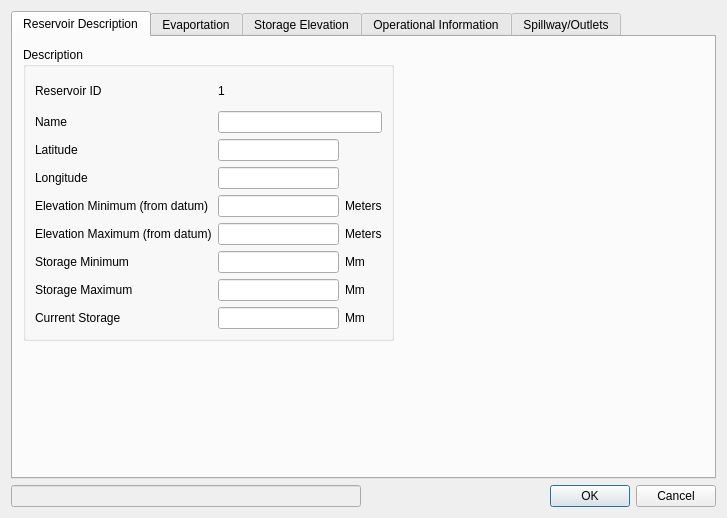
<?xml version="1.0" encoding="UTF-8"?>
<ui version="4.0">
 <class>reservoirDialog</class>
 <widget class="QDialog" name="reservoirDialog">
  <property name="geometry">
   <rect>
    <x>0</x>
    <y>0</y>
    <width>727</width>
    <height>518</height>
   </rect>
  </property>
  <property name="windowTitle">
   <string>Reservoir</string>
  </property>
  <layout class="QGridLayout" name="gridLayout">
   <item row="1" column="0">
    <widget class="QLineEdit" name="ident_reservoir">
     <property name="enabled">
      <bool>false</bool>
     </property>
    </widget>
   </item>
   <item row="1" column="1">
    <widget class="QDialogButtonBox" name="buttonBox">
     <property name="orientation">
      <enum>Qt::Horizontal</enum>
     </property>
     <property name="standardButtons">
      <set>QDialogButtonBox::Cancel|QDialogButtonBox::Ok</set>
     </property>
    </widget>
   </item>
   <item row="0" column="0" colspan="2">
    <widget class="QTabWidget" name="res_tab_widget">
     <property name="currentIndex">
      <number>0</number>
     </property>
     <widget class="QWidget" name="reservoir_desc_tab">
      <attribute name="title">
       <string>Reservoir Description</string>
      </attribute>
      <widget class="QGroupBox" name="description_box">
       <property name="geometry">
        <rect>
         <x>10</x>
         <y>10</y>
         <width>371</width>
         <height>294</height>
        </rect>
       </property>
       <property name="font">
        <font>
         <weight>50</weight>
         <bold>false</bold>
        </font>
       </property>
       <property name="title">
        <string>Description</string>
       </property>
       <layout class="QGridLayout" name="gridLayout_2">
        <item row="0" column="0">
         <widget class="QLabel" name="ID_label">
          <property name="font">
           <font>
            <weight>50</weight>
            <bold>false</bold>
           </font>
          </property>
          <property name="text">
           <string>Reservoir ID</string>
          </property>
         </widget>
        </item>
        <item row="1" column="0">
         <widget class="QLabel" name="name_label">
          <property name="font">
           <font>
            <weight>50</weight>
            <bold>false</bold>
           </font>
          </property>
          <property name="text">
           <string>Name</string>
          </property>
          <property name="buddy">
           <cstring>name_edit</cstring>
          </property>
         </widget>
        </item>
        <item row="2" column="0">
         <widget class="QLabel" name="latitude_label">
          <property name="font">
           <font>
            <weight>50</weight>
            <bold>false</bold>
           </font>
          </property>
          <property name="text">
           <string>Latitude</string>
          </property>
          <property name="buddy">
           <cstring>latitude_edit</cstring>
          </property>
         </widget>
        </item>
        <item row="2" column="1">
         <widget class="QLineEdit" name="latitude_edit"/>
        </item>
        <item row="3" column="0">
         <widget class="QLabel" name="longitude_label">
          <property name="font">
           <font>
            <weight>50</weight>
            <bold>false</bold>
           </font>
          </property>
          <property name="text">
           <string>Longitude</string>
          </property>
          <property name="buddy">
           <cstring>longitude_edit</cstring>
          </property>
         </widget>
        </item>
        <item row="3" column="1">
         <widget class="QLineEdit" name="longitude_edit"/>
        </item>
        <item row="4" column="0">
         <widget class="QLabel" name="min_elev_label">
          <property name="font">
           <font>
            <weight>50</weight>
            <bold>false</bold>
           </font>
          </property>
          <property name="text">
           <string>Elevation Minimum (from datum) </string>
          </property>
          <property name="buddy">
           <cstring>min_elev_edit</cstring>
          </property>
         </widget>
        </item>
        <item row="4" column="1">
         <widget class="QLineEdit" name="min_elev_edit"/>
        </item>
        <item row="4" column="2">
         <widget class="QLabel" name="min_elev_unit">
          <property name="font">
           <font>
            <weight>50</weight>
            <bold>false</bold>
           </font>
          </property>
          <property name="text">
           <string>Meters</string>
          </property>
         </widget>
        </item>
        <item row="5" column="0">
         <widget class="QLabel" name="max_elev_label">
          <property name="font">
           <font>
            <weight>50</weight>
            <bold>false</bold>
           </font>
          </property>
          <property name="text">
           <string>Elevation Maximum (from datum)</string>
          </property>
          <property name="buddy">
           <cstring>max_elev_edit</cstring>
          </property>
         </widget>
        </item>
        <item row="5" column="1">
         <widget class="QLineEdit" name="max_elev_edit"/>
        </item>
        <item row="5" column="2">
         <widget class="QLabel" name="max_elev_unit">
          <property name="font">
           <font>
            <weight>50</weight>
            <bold>false</bold>
           </font>
          </property>
          <property name="text">
           <string>Meters</string>
          </property>
         </widget>
        </item>
        <item row="6" column="0">
         <widget class="QLabel" name="min_stor_label">
          <property name="font">
           <font>
            <weight>50</weight>
            <bold>false</bold>
           </font>
          </property>
          <property name="text">
           <string>Storage Minimum</string>
          </property>
          <property name="buddy">
           <cstring>min_stor_edit</cstring>
          </property>
         </widget>
        </item>
        <item row="6" column="1">
         <widget class="QLineEdit" name="min_stor_edit"/>
        </item>
        <item row="6" column="2">
         <widget class="QLabel" name="min_stor_unit">
          <property name="font">
           <font>
            <weight>50</weight>
            <bold>false</bold>
           </font>
          </property>
          <property name="text">
           <string>Mm</string>
          </property>
         </widget>
        </item>
        <item row="7" column="0">
         <widget class="QLabel" name="max_stor_label">
          <property name="font">
           <font>
            <weight>50</weight>
            <bold>false</bold>
           </font>
          </property>
          <property name="text">
           <string>Storage Maximum</string>
          </property>
          <property name="buddy">
           <cstring>max_stor_label_2</cstring>
          </property>
         </widget>
        </item>
        <item row="7" column="1">
         <widget class="QLineEdit" name="max_stor_label_2"/>
        </item>
        <item row="7" column="2">
         <widget class="QLabel" name="max_stor_unit">
          <property name="font">
           <font>
            <weight>50</weight>
            <bold>false</bold>
           </font>
          </property>
          <property name="text">
           <string>Mm</string>
          </property>
         </widget>
        </item>
        <item row="8" column="0">
         <widget class="QLabel" name="current_stor_label">
          <property name="font">
           <font>
            <weight>50</weight>
            <bold>false</bold>
           </font>
          </property>
          <property name="text">
           <string>Current Storage</string>
          </property>
          <property name="buddy">
           <cstring>current_stor_edit</cstring>
          </property>
         </widget>
        </item>
        <item row="8" column="1">
         <widget class="QLineEdit" name="current_stor_edit"/>
        </item>
        <item row="8" column="2">
         <widget class="QLabel" name="current_stor_unit">
          <property name="font">
           <font>
            <weight>50</weight>
            <bold>false</bold>
           </font>
          </property>
          <property name="text">
           <string>Mm</string>
          </property>
         </widget>
        </item>
        <item row="1" column="1" colspan="2">
         <widget class="QLineEdit" name="name_edit"/>
        </item>
        <item row="0" column="1">
         <widget class="QLabel" name="reservoir_id_display">
          <property name="text">
           <string>1</string>
          </property>
         </widget>
        </item>
       </layout>
      </widget>
     </widget>
     <widget class="QWidget" name="evaporation_tab">
      <attribute name="title">
       <string>Evaportation</string>
      </attribute>
      <layout class="QGridLayout" name="gridLayout_3">
       <item row="2" column="0">
        <spacer name="verticalSpacer_2">
         <property name="orientation">
          <enum>Qt::Vertical</enum>
         </property>
         <property name="sizeType">
          <enum>QSizePolicy::Expanding</enum>
         </property>
         <property name="sizeHint" stdset="0">
          <size>
           <width>20</width>
           <height>40</height>
          </size>
         </property>
        </spacer>
       </item>
       <item row="1" column="0" colspan="2">
        <widget class="QGroupBox" name="evap_box">
         <property name="font">
          <font>
           <weight>50</weight>
           <bold>false</bold>
          </font>
         </property>
         <property name="title">
          <string>Evaportation (Meters)</string>
         </property>
         <layout class="QGridLayout" name="gridLayout_4">
          <item row="0" column="0">
           <widget class="QTableWidget" name="evap_table">
            <property name="sizePolicy">
             <sizepolicy hsizetype="Expanding" vsizetype="Fixed">
              <horstretch>0</horstretch>
              <verstretch>0</verstretch>
             </sizepolicy>
            </property>
            <property name="rowCount">
             <number>1</number>
            </property>
            <property name="columnCount">
             <number>12</number>
            </property>
            <row/>
            <column>
             <property name="text">
              <string>1</string>
             </property>
            </column>
            <column>
             <property name="text">
              <string>2</string>
             </property>
            </column>
            <column>
             <property name="text">
              <string>3</string>
             </property>
            </column>
            <column>
             <property name="text">
              <string>4</string>
             </property>
            </column>
            <column>
             <property name="text">
              <string>5</string>
             </property>
            </column>
            <column>
             <property name="text">
              <string>6</string>
             </property>
            </column>
            <column>
             <property name="text">
              <string>7</string>
             </property>
            </column>
            <column>
             <property name="text">
              <string>8</string>
             </property>
            </column>
            <column>
             <property name="text">
              <string>9</string>
             </property>
            </column>
            <column>
             <property name="text">
              <string>10</string>
             </property>
            </column>
            <column>
             <property name="text">
              <string>11</string>
             </property>
            </column>
            <column>
             <property name="text">
              <string>12</string>
             </property>
            </column>
           </widget>
          </item>
         </layout>
        </widget>
       </item>
       <item row="0" column="1">
        <widget class="QGroupBox" name="evap_file_box">
         <property name="sizePolicy">
          <sizepolicy hsizetype="Minimum" vsizetype="Preferred">
           <horstretch>0</horstretch>
           <verstretch>0</verstretch>
          </sizepolicy>
         </property>
         <property name="minimumSize">
          <size>
           <width>500</width>
           <height>0</height>
          </size>
         </property>
         <property name="title">
          <string>Evaporation File</string>
         </property>
         <layout class="QGridLayout" name="gridLayout_15">
          <item row="0" column="0">
           <widget class="QPushButton" name="select_evap_file">
            <property name="text">
             <string>Select File</string>
            </property>
           </widget>
          </item>
          <item row="0" column="1">
           <widget class="QLineEdit" name="evap_file_edit">
            <property name="enabled">
             <bool>false</bool>
            </property>
           </widget>
          </item>
         </layout>
        </widget>
       </item>
       <item row="0" column="0">
        <widget class="QGroupBox" name="input_method_box_2">
         <property name="title">
          <string>Input Method</string>
         </property>
         <layout class="QFormLayout" name="formLayout_2">
          <item row="0" column="0">
           <widget class="QRadioButton" name="table_radio_3">
            <property name="text">
             <string>Table</string>
            </property>
           </widget>
          </item>
          <item row="1" column="0">
           <widget class="QRadioButton" name="input_radio_2">
            <property name="text">
             <string>Input File</string>
            </property>
           </widget>
          </item>
         </layout>
        </widget>
       </item>
      </layout>
     </widget>
     <widget class="QWidget" name="storage_elev_tab">
      <attribute name="title">
       <string>Storage Elevation</string>
      </attribute>
      <layout class="QGridLayout" name="gridLayout_5">
       <item row="0" column="1">
        <spacer name="horizontalSpacer">
         <property name="orientation">
          <enum>Qt::Horizontal</enum>
         </property>
         <property name="sizeHint" stdset="0">
          <size>
           <width>40</width>
           <height>20</height>
          </size>
         </property>
        </spacer>
       </item>
       <item row="3" column="0">
        <spacer name="verticalSpacer">
         <property name="orientation">
          <enum>Qt::Vertical</enum>
         </property>
         <property name="sizeHint" stdset="0">
          <size>
           <width>20</width>
           <height>40</height>
          </size>
         </property>
        </spacer>
       </item>
       <item row="2" column="0" colspan="2">
        <widget class="QGroupBox" name="level_vol_area_box">
         <property name="sizePolicy">
          <sizepolicy hsizetype="Preferred" vsizetype="Preferred">
           <horstretch>0</horstretch>
           <verstretch>0</verstretch>
          </sizepolicy>
         </property>
         <property name="title">
          <string>Level, Volume and Area File</string>
         </property>
         <layout class="QGridLayout" name="gridLayout_7">
          <item row="2" column="0">
           <widget class="QPushButton" name="select_file">
            <property name="text">
             <string>Select</string>
            </property>
           </widget>
          </item>
          <item row="2" column="1">
           <widget class="QLineEdit" name="select_file_field">
            <property name="enabled">
             <bool>false</bool>
            </property>
           </widget>
          </item>
          <item row="1" column="1">
           <widget class="QLabel" name="lev_vol_area_label">
            <property name="font">
             <font>
              <weight>75</weight>
              <bold>true</bold>
             </font>
            </property>
            <property name="text">
             <string>&lt;html&gt;&lt;head/&gt;&lt;body&gt;&lt;p align=&quot;center&quot;&gt;&lt;span style=&quot; font-weight:400;&quot;&gt;Level (m), Volume (Mm&lt;/span&gt;&lt;span style=&quot; font-weight:400; vertical-align:super;&quot;&gt;3&lt;/span&gt;&lt;span style=&quot; font-weight:400;&quot;&gt;), Area (Km&lt;/span&gt;&lt;span style=&quot; font-weight:400; vertical-align:super;&quot;&gt;2&lt;/span&gt;&lt;span style=&quot; font-weight:400;&quot;&gt;)&lt;/span&gt;&lt;/p&gt;&lt;/body&gt;&lt;/html&gt;</string>
            </property>
           </widget>
          </item>
         </layout>
        </widget>
       </item>
       <item row="1" column="0" colspan="2">
        <widget class="QGroupBox" name="storage_elev_det_box">
         <property name="sizePolicy">
          <sizepolicy hsizetype="Fixed" vsizetype="Preferred">
           <horstretch>0</horstretch>
           <verstretch>0</verstretch>
          </sizepolicy>
         </property>
         <property name="title">
          <string>Storage Elevation Details</string>
         </property>
         <layout class="QGridLayout" name="gridLayout_6">
          <item row="1" column="0">
           <widget class="QLabel" name="elev_area_coeff_label">
            <property name="sizePolicy">
             <sizepolicy hsizetype="Fixed" vsizetype="Preferred">
              <horstretch>0</horstretch>
              <verstretch>0</verstretch>
             </sizepolicy>
            </property>
            <property name="text">
             <string>Elevation Area Coeff.</string>
            </property>
            <property name="buddy">
             <cstring>elev_alpha_edit</cstring>
            </property>
           </widget>
          </item>
          <item row="1" column="1">
           <widget class="QLineEdit" name="elev_alpha_edit">
            <property name="sizePolicy">
             <sizepolicy hsizetype="Fixed" vsizetype="Fixed">
              <horstretch>0</horstretch>
              <verstretch>0</verstretch>
             </sizepolicy>
            </property>
           </widget>
          </item>
          <item row="1" column="2">
           <widget class="QLineEdit" name="elev_beta_edit">
            <property name="sizePolicy">
             <sizepolicy hsizetype="Fixed" vsizetype="Fixed">
              <horstretch>0</horstretch>
              <verstretch>0</verstretch>
             </sizepolicy>
            </property>
           </widget>
          </item>
          <item row="1" column="3">
           <widget class="QLineEdit" name="elev__gamma_edit">
            <property name="sizePolicy">
             <sizepolicy hsizetype="Fixed" vsizetype="Fixed">
              <horstretch>0</horstretch>
              <verstretch>0</verstretch>
             </sizepolicy>
            </property>
           </widget>
          </item>
          <item row="2" column="0">
           <widget class="QLabel" name="vol_area_coeff">
            <property name="sizePolicy">
             <sizepolicy hsizetype="Fixed" vsizetype="Preferred">
              <horstretch>0</horstretch>
              <verstretch>0</verstretch>
             </sizepolicy>
            </property>
            <property name="text">
             <string>Volume Area Coeff. </string>
            </property>
            <property name="buddy">
             <cstring>vol_alpha_edit</cstring>
            </property>
           </widget>
          </item>
          <item row="2" column="1">
           <widget class="QLineEdit" name="vol_alpha_edit">
            <property name="sizePolicy">
             <sizepolicy hsizetype="Fixed" vsizetype="Fixed">
              <horstretch>0</horstretch>
              <verstretch>0</verstretch>
             </sizepolicy>
            </property>
           </widget>
          </item>
          <item row="2" column="2">
           <widget class="QLineEdit" name="vol_beta_edit">
            <property name="sizePolicy">
             <sizepolicy hsizetype="Fixed" vsizetype="Fixed">
              <horstretch>0</horstretch>
              <verstretch>0</verstretch>
             </sizepolicy>
            </property>
           </widget>
          </item>
          <item row="2" column="3">
           <widget class="QLineEdit" name="vol__gamma_edit">
            <property name="sizePolicy">
             <sizepolicy hsizetype="Fixed" vsizetype="Fixed">
              <horstretch>0</horstretch>
              <verstretch>0</verstretch>
             </sizepolicy>
            </property>
           </widget>
          </item>
          <item row="0" column="1">
           <widget class="QLabel" name="alpha_label">
            <property name="midLineWidth">
             <number>7</number>
            </property>
            <property name="text">
             <string>Alpha</string>
            </property>
            <property name="alignment">
             <set>Qt::AlignCenter</set>
            </property>
           </widget>
          </item>
          <item row="0" column="2">
           <widget class="QLabel" name="beta_label">
            <property name="midLineWidth">
             <number>7</number>
            </property>
            <property name="text">
             <string>Beta</string>
            </property>
            <property name="alignment">
             <set>Qt::AlignCenter</set>
            </property>
           </widget>
          </item>
          <item row="0" column="3">
           <widget class="QLabel" name="gamma_label">
            <property name="midLineWidth">
             <number>7</number>
            </property>
            <property name="text">
             <string>Gamma</string>
            </property>
            <property name="alignment">
             <set>Qt::AlignCenter</set>
            </property>
           </widget>
          </item>
         </layout>
        </widget>
       </item>
       <item row="0" column="0">
        <widget class="QGroupBox" name="select_type_box">
         <property name="title">
          <string>Select Type</string>
         </property>
         <layout class="QVBoxLayout" name="verticalLayout">
          <item>
           <widget class="QRadioButton" name="coeff_radio">
            <property name="text">
             <string>Coefficient</string>
            </property>
           </widget>
          </item>
          <item>
           <widget class="QRadioButton" name="table_radio">
            <property name="text">
             <string>Table</string>
            </property>
           </widget>
          </item>
         </layout>
        </widget>
       </item>
       <item row="2" column="2">
        <spacer name="horizontalSpacer_7">
         <property name="orientation">
          <enum>Qt::Horizontal</enum>
         </property>
         <property name="sizeHint" stdset="0">
          <size>
           <width>40</width>
           <height>20</height>
          </size>
         </property>
        </spacer>
       </item>
      </layout>
     </widget>
     <widget class="QWidget" name="oper_info_tab">
      <attribute name="title">
       <string>Operational Information</string>
      </attribute>
      <layout class="QGridLayout" name="gridLayout_8">
       <item row="0" column="0">
        <widget class="QGroupBox" name="oper_info_box">
         <property name="title">
          <string>Operational Information</string>
         </property>
         <layout class="QGridLayout" name="gridLayout_11">
          <item row="0" column="0">
           <widget class="QLabel" name="targ_stor_label">
            <property name="text">
             <string>Target Storage</string>
            </property>
            <property name="buddy">
             <cstring>tar_stor_edit</cstring>
            </property>
           </widget>
          </item>
          <item row="0" column="1">
           <widget class="QLineEdit" name="tar_stor_edit"/>
          </item>
          <item row="0" column="2">
           <widget class="QLabel" name="tar_stor_unit">
            <property name="text">
             <string>&lt;html&gt;&lt;head/&gt;&lt;body&gt;&lt;p&gt;Mm&lt;span style=&quot; vertical-align:super;&quot;&gt;3&lt;/span&gt;&lt;/p&gt;&lt;/body&gt;&lt;/html&gt;</string>
            </property>
           </widget>
          </item>
          <item row="1" column="0">
           <widget class="QLabel" name="stor_prob_label">
            <property name="text">
             <string>Storage Probability</string>
            </property>
            <property name="buddy">
             <cstring>stor_prob_edit</cstring>
            </property>
           </widget>
          </item>
          <item row="1" column="1">
           <widget class="QLineEdit" name="stor_prob_edit"/>
          </item>
         </layout>
        </widget>
       </item>
       <item row="1" column="0" colspan="2">
        <widget class="QGroupBox" name="rule_curve_box">
         <property name="title">
          <string>Rule Curve (Mm3)</string>
         </property>
         <layout class="QGridLayout" name="gridLayout_9">
          <item row="1" column="0">
           <widget class="QPushButton" name="curve_file_select">
            <property name="text">
             <string>Select File</string>
            </property>
           </widget>
          </item>
          <item row="1" column="1">
           <widget class="QLineEdit" name="curve_file_edit">
            <property name="enabled">
             <bool>false</bool>
            </property>
           </widget>
          </item>
          <item row="0" column="0" colspan="2">
           <widget class="QTableWidget" name="rule_curve_table">
            <property name="gridStyle">
             <enum>Qt::SolidLine</enum>
            </property>
            <row>
             <property name="text">
              <string>Storage</string>
             </property>
            </row>
            <row>
             <property name="text">
              <string>Flood Volume</string>
             </property>
            </row>
            <column>
             <property name="text">
              <string>1</string>
             </property>
            </column>
            <column>
             <property name="text">
              <string>2</string>
             </property>
            </column>
            <column>
             <property name="text">
              <string>3</string>
             </property>
            </column>
            <column>
             <property name="text">
              <string>4</string>
             </property>
            </column>
            <column>
             <property name="text">
              <string>5</string>
             </property>
            </column>
            <column>
             <property name="text">
              <string>6</string>
             </property>
            </column>
            <column>
             <property name="text">
              <string>7</string>
             </property>
            </column>
            <column>
             <property name="text">
              <string>8</string>
             </property>
            </column>
            <column>
             <property name="text">
              <string>9</string>
             </property>
            </column>
            <column>
             <property name="text">
              <string>10</string>
             </property>
            </column>
            <column>
             <property name="text">
              <string>11</string>
             </property>
            </column>
            <column>
             <property name="text">
              <string>12</string>
             </property>
            </column>
           </widget>
          </item>
         </layout>
        </widget>
       </item>
       <item row="2" column="0" colspan="2">
        <widget class="QGroupBox" name="target_rest_box">
         <property name="title">
          <string>Target Restriction Levels Probability</string>
         </property>
         <layout class="QGridLayout" name="gridLayout_10">
          <item row="0" column="0">
           <widget class="QTableWidget" name="target_rest_table">
            <property name="frameShadow">
             <enum>QFrame::Sunken</enum>
            </property>
            <property name="gridStyle">
             <enum>Qt::SolidLine</enum>
            </property>
            <column>
             <property name="text">
              <string>1</string>
             </property>
            </column>
            <column>
             <property name="text">
              <string>2</string>
             </property>
            </column>
            <column>
             <property name="text">
              <string>3</string>
             </property>
            </column>
           </widget>
          </item>
         </layout>
        </widget>
       </item>
       <item row="0" column="1">
        <widget class="QGroupBox" name="input_method_box">
         <property name="title">
          <string>Rule Curve Input Method</string>
         </property>
         <layout class="QFormLayout" name="formLayout">
          <item row="0" column="0">
           <widget class="QRadioButton" name="table_radio_2">
            <property name="text">
             <string>Table</string>
            </property>
           </widget>
          </item>
          <item row="1" column="0">
           <widget class="QRadioButton" name="input_radio">
            <property name="text">
             <string>Input File</string>
            </property>
           </widget>
          </item>
         </layout>
        </widget>
       </item>
      </layout>
     </widget>
     <widget class="QWidget" name="spill_out_tab">
      <attribute name="title">
       <string>Spillway/Outlets</string>
      </attribute>
      <layout class="QGridLayout" name="gridLayout_12">
       <item row="0" column="0">
        <widget class="QGroupBox" name="spillway_box">
         <property name="title">
          <string>Spillways</string>
         </property>
         <layout class="QGridLayout" name="gridLayout_14">
          <item row="1" column="0" colspan="4">
           <widget class="QTableWidget" name="spillway_table">
            <property name="minimumSize">
             <size>
              <width>653</width>
              <height>0</height>
             </size>
            </property>
            <property name="textElideMode">
             <enum>Qt::ElideLeft</enum>
            </property>
            <property name="gridStyle">
             <enum>Qt::NoPen</enum>
            </property>
            <property name="rowCount">
             <number>1</number>
            </property>
            <attribute name="horizontalHeaderCascadingSectionResizes">
             <bool>true</bool>
            </attribute>
            <attribute name="horizontalHeaderMinimumSectionSize">
             <number>100</number>
            </attribute>
            <attribute name="horizontalHeaderHighlightSections">
             <bool>true</bool>
            </attribute>
            <attribute name="horizontalHeaderShowSortIndicator" stdset="0">
             <bool>false</bool>
            </attribute>
            <attribute name="horizontalHeaderStretchLastSection">
             <bool>false</bool>
            </attribute>
            <attribute name="verticalHeaderStretchLastSection">
             <bool>false</bool>
            </attribute>
            <row/>
            <column>
             <property name="text">
              <string>Spillway Types</string>
             </property>
            </column>
            <column>
             <property name="text">
              <string>Crest Level (m)</string>
             </property>
            </column>
            <column>
             <property name="text">
              <string>Discharge Maximum (m3/sec)</string>
             </property>
            </column>
           </widget>
          </item>
          <item row="0" column="1">
           <spacer name="horizontalSpacer_5">
            <property name="orientation">
             <enum>Qt::Horizontal</enum>
            </property>
            <property name="sizeType">
             <enum>QSizePolicy::Fixed</enum>
            </property>
            <property name="sizeHint" stdset="0">
             <size>
              <width>40</width>
              <height>20</height>
             </size>
            </property>
           </spacer>
          </item>
          <item row="0" column="3">
           <spacer name="horizontalSpacer_3">
            <property name="orientation">
             <enum>Qt::Horizontal</enum>
            </property>
            <property name="sizeHint" stdset="0">
             <size>
              <width>40</width>
              <height>20</height>
             </size>
            </property>
           </spacer>
          </item>
          <item row="0" column="2">
           <widget class="QLineEdit" name="num_spill_edit">
            <property name="sizePolicy">
             <sizepolicy hsizetype="Fixed" vsizetype="Fixed">
              <horstretch>0</horstretch>
              <verstretch>0</verstretch>
             </sizepolicy>
            </property>
           </widget>
          </item>
          <item row="0" column="0">
           <widget class="QLabel" name="num_spill_label">
            <property name="sizePolicy">
             <sizepolicy hsizetype="Fixed" vsizetype="Preferred">
              <horstretch>0</horstretch>
              <verstretch>0</verstretch>
             </sizepolicy>
            </property>
            <property name="text">
             <string>Number of Spillways</string>
            </property>
            <property name="buddy">
             <cstring>num_spill_edit</cstring>
            </property>
           </widget>
          </item>
         </layout>
        </widget>
       </item>
       <item row="1" column="0">
        <widget class="QGroupBox" name="outlet_box">
         <property name="title">
          <string>Outlets</string>
         </property>
         <layout class="QGridLayout" name="gridLayout_13">
          <item row="1" column="0" colspan="4">
           <widget class="QTableWidget" name="outlet_table">
            <property name="rowCount">
             <number>1</number>
            </property>
            <row/>
            <column>
             <property name="text">
              <string>Elevation (m)</string>
             </property>
            </column>
            <column>
             <property name="text">
              <string>Cross Section Area (m2)</string>
             </property>
            </column>
            <column>
             <property name="text">
              <string>Maximum Loss Coefficient</string>
             </property>
            </column>
            <column>
             <property name="text">
              <string>Minimum Loss Coefficient</string>
             </property>
            </column>
           </widget>
          </item>
          <item row="0" column="0">
           <widget class="QLabel" name="num_outlet_label">
            <property name="sizePolicy">
             <sizepolicy hsizetype="Fixed" vsizetype="Preferred">
              <horstretch>0</horstretch>
              <verstretch>0</verstretch>
             </sizepolicy>
            </property>
            <property name="text">
             <string>Number of Outlets</string>
            </property>
            <property name="buddy">
             <cstring>num_outlet_edit</cstring>
            </property>
           </widget>
          </item>
          <item row="0" column="3">
           <spacer name="horizontalSpacer_4">
            <property name="orientation">
             <enum>Qt::Horizontal</enum>
            </property>
            <property name="sizeHint" stdset="0">
             <size>
              <width>40</width>
              <height>20</height>
             </size>
            </property>
           </spacer>
          </item>
          <item row="0" column="2">
           <widget class="QLineEdit" name="num_outlet_edit">
            <property name="sizePolicy">
             <sizepolicy hsizetype="Fixed" vsizetype="Fixed">
              <horstretch>0</horstretch>
              <verstretch>0</verstretch>
             </sizepolicy>
            </property>
           </widget>
          </item>
          <item row="0" column="1">
           <spacer name="horizontalSpacer_6">
            <property name="orientation">
             <enum>Qt::Horizontal</enum>
            </property>
            <property name="sizeType">
             <enum>QSizePolicy::Fixed</enum>
            </property>
            <property name="sizeHint" stdset="0">
             <size>
              <width>40</width>
              <height>20</height>
             </size>
            </property>
           </spacer>
          </item>
         </layout>
        </widget>
       </item>
      </layout>
     </widget>
    </widget>
   </item>
  </layout>
 </widget>
 <tabstops>
  <tabstop>name_edit</tabstop>
  <tabstop>latitude_edit</tabstop>
  <tabstop>longitude_edit</tabstop>
  <tabstop>min_elev_edit</tabstop>
  <tabstop>max_elev_edit</tabstop>
  <tabstop>min_stor_edit</tabstop>
  <tabstop>max_stor_label_2</tabstop>
  <tabstop>current_stor_edit</tabstop>
  <tabstop>coeff_radio</tabstop>
  <tabstop>table_radio</tabstop>
  <tabstop>elev_alpha_edit</tabstop>
  <tabstop>elev_beta_edit</tabstop>
  <tabstop>elev__gamma_edit</tabstop>
  <tabstop>vol_alpha_edit</tabstop>
  <tabstop>vol_beta_edit</tabstop>
  <tabstop>vol__gamma_edit</tabstop>
  <tabstop>select_file</tabstop>
  <tabstop>select_file_field</tabstop>
  <tabstop>tar_stor_edit</tabstop>
  <tabstop>stor_prob_edit</tabstop>
  <tabstop>rule_curve_table</tabstop>
  <tabstop>target_rest_table</tabstop>
  <tabstop>num_spill_edit</tabstop>
  <tabstop>spillway_table</tabstop>
  <tabstop>num_outlet_edit</tabstop>
  <tabstop>outlet_table</tabstop>
  <tabstop>ident_reservoir</tabstop>
  <tabstop>buttonBox</tabstop>
  <tabstop>res_tab_widget</tabstop>
 </tabstops>
 <resources/>
 <connections>
  <connection>
   <sender>buttonBox</sender>
   <signal>accepted()</signal>
   <receiver>reservoirDialog</receiver>
   <slot>accept()</slot>
   <hints>
    <hint type="sourcelabel">
     <x>615</x>
     <y>506</y>
    </hint>
    <hint type="destinationlabel">
     <x>157</x>
     <y>274</y>
    </hint>
   </hints>
  </connection>
  <connection>
   <sender>buttonBox</sender>
   <signal>rejected()</signal>
   <receiver>reservoirDialog</receiver>
   <slot>reject()</slot>
   <hints>
    <hint type="sourcelabel">
     <x>683</x>
     <y>506</y>
    </hint>
    <hint type="destinationlabel">
     <x>286</x>
     <y>274</y>
    </hint>
   </hints>
  </connection>
 </connections>
</ui>
